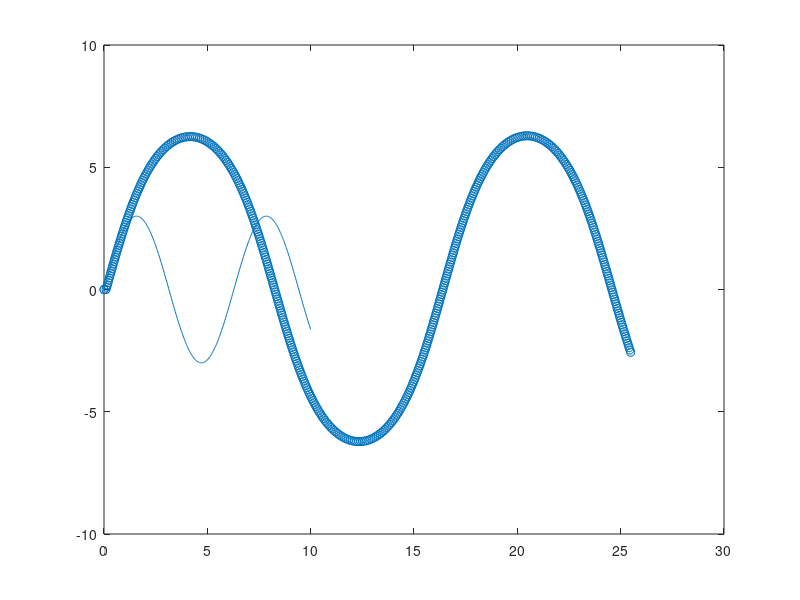

Write MATLAB code to recreate this figure. (Note: this script raises an error after producing the figure.)
clc; clear; close all;

%% Generate Ground Truth Data
% Constant Velocity Vehicle Model
vehicle_model = @(u, v, h, r) [u * cos(h) - v * sin(h), u * sin(h) + v * cos(h), r];
observations = 500; %500
t = linspace(0, 10, observations);
x = linspace(0, 10, observations); 
y = 3*sin(x);
% y = zeros(size(x));
h = atan2((y(2:end) - y(1:end-1)), (x(2:end) - x(1:end-1)));
h = [0, h];

plot(x, y);
gt = zeros(length(h)+1, 3);
u = 5;
v = 0.01;
r = (h(2:end) - h(1:end-1)) ./ (t(2:end) - t(1:end-1));
gt(1, :) = [0, 0, 0];
for i = 2:length(h)
    gt(i, :) = gt(i-1, :) + vehicle_model(u, v, gt(i-1, 3), r(i-1)) * (t(i) - t(i-1));
end
hold on
zlim([0, 10]);
scatter(gt(:, 1), gt(:, 2), 'red', 'DisplayName','Ground Truth');

%% Generate Sensor Measurements
R = diag([0.02^2; 0.01^2; 0.01^2]);
L = chol(R, 'lower');
z = [];
for i = 1:length(gt)
   noise = L * randn(3,1); 
   if mod(i, 5) == 1
%        z(:,i) = [sqrt(gt(i, 1)^2 + gt(i, 2)^2); atan2(gt(i, 1), gt(i, 2))] + noise;
       z(:,i) = [gt(i, 1); gt(i, 2); gt(i, 3)] + noise;       % SLAM Measurements
   else
       z(:,i) = [-1; -1; -1];
   end
end

%% Build the system
sys = [];
sys.A = eye(3);
sys.B = [];
sys.f = @(x, xdot, dt) [x(1) + (xdot(1) * cos(x(3)) - xdot(2) * sin(x(3)))*dt; 
    x(2) + (xdot(2) * sin(x(3)) + xdot(2) * cos(xdot(3)))*dt;
    x(3) + xdot(3)*dt];
% sys.H = @() [x(1)/(x(1)^2 + x(2)^2)^(1/2), x(2)/(x(1)^2 + x(2)^2)^(1/2);
%               x(2)/(x(1)^2 + x(2)^2), -x(1)/(x(1)^2 + x(2)^2)];
sys.H = eye(3);
sys.h = @(x)  [x(1); x(2); x(3)];
sys.Q = 1e-4 * eye(3);
% sys.R = diag([0.01^2; 0.01^2]);
sys.R = 1e-4 * eye(3);
sys.dt = t(2) - t(1);

%% Initilize the state using the first measurement
init = [];
init.x = [0; 0; h(1)];
init.Sigma = 1 * eye(3);
init.xdot = [u; v; r(1)];

%% Run EKF
filter = ekf_full_vehicle_model(sys, init);
x = init.x;     % state
P = init.Sigma;
% main loop; iterate over the measurements
count = 0;
for i = 1:size(z,2)
    filter.prediction();
    if z(:, i) == -1 
        count = count + 1;
        x(:,i) = filter.x;
        P = cat(3, P, filter.Sigma);
        continue
    end

    filter.correction(z(:,i));
    x(:,i) = filter.x;
    P = cat(3, P, filter.Sigma);
    plotUncertainty(filter.forward_predict_x, filter.forward_predict_P);
end

axis equal
scatter(x(1, :), x(2, :), 'blue', 'DisplayName','Filter Tracking');

%% Plot Uncertainty
function plotUncertainty(x_predicted, P_predicted)
    for i = 1:size(x_predicted, 2)
        mu = [x_predicted(1, i), x_predicted(2, i)];
        Sigma = 1e2*P_predicted(:,:,i);
        % Choose only the covariance for x and y
        Sigma = Sigma(1:2, 1:2);
        num_samples = 100;
        x = linspace(-3 + mu(1), 3 + mu(1), num_samples);
        y = linspace(-3 + mu(2), 3 + mu(2), num_samples);
        [X, Y] = meshgrid(x,y);
        XY = [X(:) Y(:)];
        Z = mvnpdf(XY, mu, Sigma);
        Z = reshape(Z, length(x),length(y));
        
        %Translate to overlap with Zonotope
        Z = Z + ones(num_samples, num_samples) * -0.01;
        surf(X, Y, Z, 'FaceAlpha',0.2);
        c = jet;
        colormap(c);
        grid off;
        shading interp
    end
end

